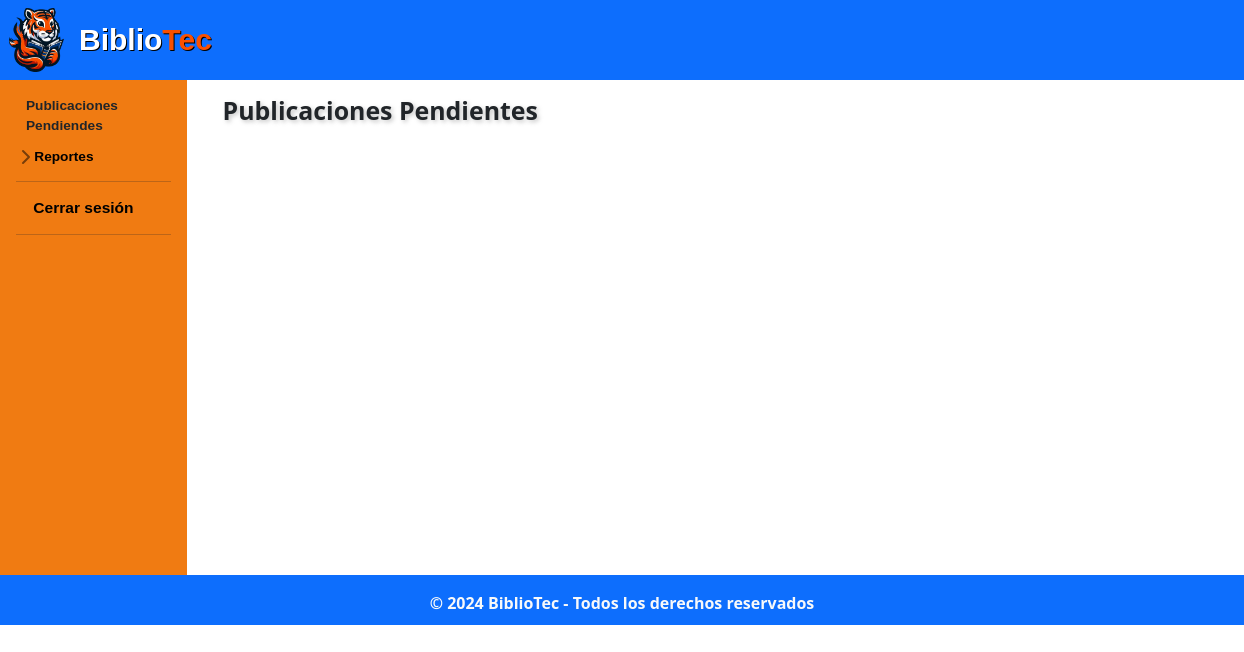
The page /administracion/administrador/admin_home.php (signed in) on the database as committed earlier.
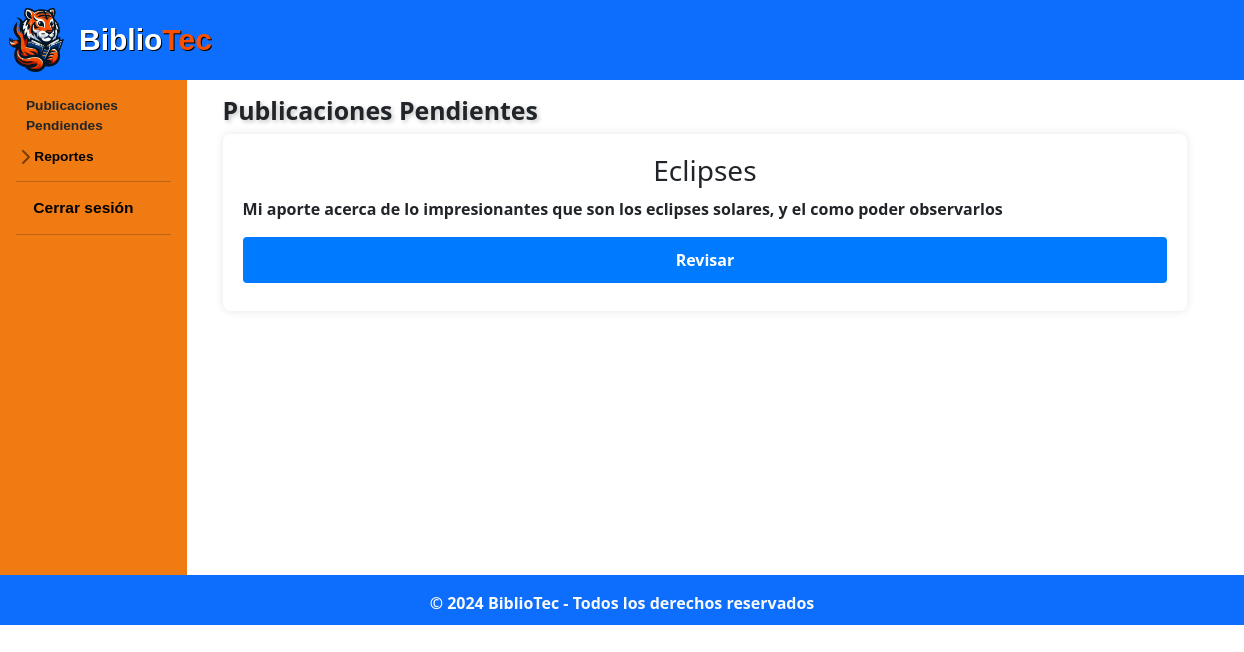
The same page on the database as committed later.
### tables this page shows
CREATE TABLE IF NOT EXISTS `publicaciones_pendientes` (
  `idPub` int NOT NULL AUTO_INCREMENT,
  `id_Usuario` int NOT NULL,
  `titulo_Pub` varchar(50) NOT NULL,
  `fecha_Pub` date NOT NULL,
  `descrip_Pub` text NOT NULL,
  `calif_Pub` decimal(10,2) NOT NULL,
  `carrera_Pub` varchar(45) NOT NULL,
  `materia_Pub` varchar(60) NOT NULL,
  `tipo_pub` varchar(45) NOT NULL,
  `archivo_Pub` varchar(100) NOT NULL,
  `estado_Pub` tinyint(1) NOT NULL,
  PRIMARY KEY (`idPub`)
);

### administracion/administrador/admin_home.php (the view, shortened to what this page needs)
<?php
$link = include('../../php/conexion.php');
$consulta = "SELECT * FROM publicaciones_pendientes ORDER BY idPub DESC LIMIT 3";
$registros = mysqli_query($link, $consulta);
?>
<!DOCTYPE html>
<html lang="es">
<head>
  <link rel="stylesheet" href="../../css/normalizar.css">
  <link rel="stylesheet" href="../../css/estilos.css">
  <link rel="stylesheet" href="../../css/hover-min.css">
  <link rel="stylesheet" href="../../css/animate.css">
  <link rel="stylesheet" href="../../css/sidebars.css">
  <link rel="stylesheet" href="https://cdnjs.cloudflare.com/ajax/libs/animate.css/4.1.1/animate.min.css" />
  <link href="https://cdn.jsdelivr.net/npm/bootstrap@5.3.3/dist/css/bootstrap.min.css" rel="stylesheet">
  <link rel="stylesheet" href="https://cdn.jsdelivr.net/npm/bootstrap-icons@1.11.3/font/bootstrap-icons.min.css">
</head>
<body>
  <header class="bg-primary py-2">
    <div class="container" style="margin-left:7.8vmax;" >
      <div class="logo">
        <img src="../../images/icons/flamita.png" alt="Logo T - BiblioTec" class="img-fluid mr-2">
        <h4 class="mb-0"><b><span class="col-1">Biblio</span><span class="col-2">Tec</span></h4>
    </div>
  </header>
  <div class="container-fluid" >
    <div class="row" >
        <div class="flex-shrink-0 p-3 hola" style="width: 15%; background-color: #F07B12; ">
            <ul class="list-unstyled" id="menu-lateral" style="padding-bottom: 300px">
            <li class="mb-1">
                  <a class="nav-link align-items-center" href="admin_home.php" id="letrabardos" style="margin-left:10px">Publicaciones Pendiendes</a>
                </li>
                <li class="mb-1">
                    <button class="btn btn-toggle d-inline-flex align-items-center rounded border-0 collapsed" id="letrabardos" data-bs-toggle="collapse" data-bs-target="#dashboard-collapse" aria-expanded="false" style="color: black; font-weight: bold;">
                      Reportes
                    </button>
                  </li>
                <hr class="my-2">
                <li class="mb-1">
                    <button class="btn d-inline-flex align-items-center rounded border-0 collapsed" id="letrabardos" style="color: black; font-weight: bold;">
                    <a class="nav-link align-items-center" href="admin_home.php?logout=true" id="letrabar">Cerrar sesión</a>
                    </button>
                </li>
                <hr class="my-2">
            </ul>
        </div>
      <main role="main" class="col-md-9 ml-sm-auto col-lg-10 px-4">
        <div class="container mt-3">
          <h2 style="user-select: none;font-size: 2vmax;text-shadow: 2px 2px 4px rgba(114, 114, 114, 0.4);
          margin-top: 0.5vmax;"><b>Publicaciones Pendientes</b></h2>
          <?php
          while ($fila = mysqli_fetch_array($registros)) {
          ?>
            <div class="publicacion">
              <h3><?php echo ($fila['titulo_Pub']); ?></h3>
              <p><?php echo ($fila['descrip_Pub']); ?></p>
              <a href="publicacion_pendiente.php?id=<?php echo ($fila['idPub']); ?>" class="btn btn-link mb-2 mt-3"><b>Revisar</b></a>
            </div>
          <?php
          }
          ?>
        </div>
      </main>
    </div>
  </div>
  <footer class="animate__animated animate__heartBeat animate__delay-2s py-3 text-light bg-primary">
        <div class="container" >
            <p class="mb-1">&copy; 2024 BiblioTec - Todos los derechos reservados</p>
        </div>
    </footer>
</body>
</html>

Rows that differ between the two databases and show on the page:
added publicaciones_pendientes: titulo_Pub "Eclipses", descrip_Pub "Mi aporte acerca de lo impresionantes que son los eclipses solares, y el como poder observarlos"
